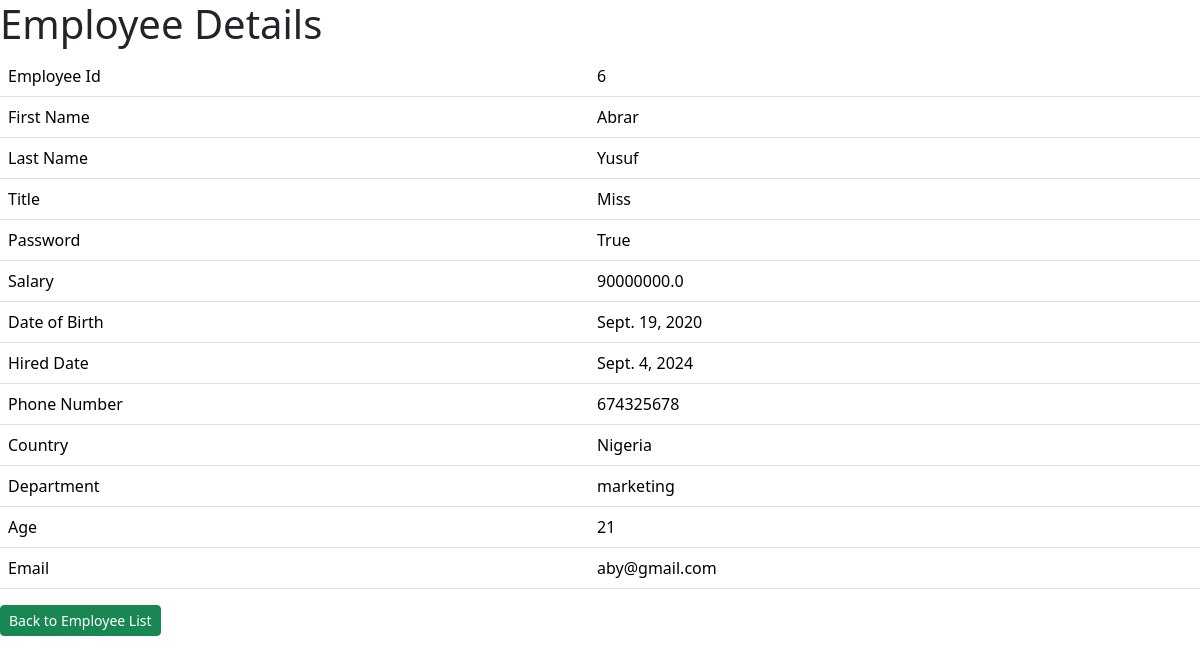
Screenshot of /employeedetails/6 with the database file from the repository.
### emp/models.py (models this page shows, shortened)
class Employee(models.Model):
    firstName = models.CharField(max_length=60, blank=True)
    lastName = models.CharField(max_length=60)
    titleName = models.CharField(max_length=60)
    hasPassport = models.BooleanField()
    salary = models.FloatField()
    birthDate = models.DateField()
    hireDate = models.DateField()
    age = models.IntegerField(default=None)
    country = models.CharField(max_length=60, default='')
    dept = models.CharField(max_length=60, default='')
    email = models.EmailField(max_length=100, default=None)
    phoneNumber = models.CharField(max_length=20, default=None)

### emp/views.py (the view)
# urls.py: path('employeedetails/<int:id>', views.employeedetails, name='employeedetails'),
def employeedetails(request, id):
    employee = Employee.objects.get(id=id)
    dict = {'employee': employee}
    return render(request, 'emp/employeedetails.html', context=dict)

### templates/emp/employeedetails.html (shortened to what this page needs)
<!DOCTYPE html>
<html lang="en">
<head>
    <link href="https://cdn.jsdelivr.net/npm/bootstrap@5.3.3/dist/css/bootstrap.min.css" rel="stylesheet">
</head>
<body>
    <h1>Employee Details</h1>
    <table class="table">
        <tr>
            <td>Employee Id</td>
            <td>{{employee.id}}</td>
        </tr>
        <tr>
            <td>First Name</td>
            <td>{{employee.firstName}}</td>
        </tr>
        <tr>
            <td>Last Name</td>
            <td>{{employee.lastName}}</td>
        </tr>
        <tr>
            <td>Title</td>
            <td>{{employee.titleName}}</td>
        </tr>
        <tr>
            <td>Password</td>
            <td>{{employee.hasPassport}}</td>
        </tr>
        <tr>
            <td>Salary</td>
            <td>{{employee.salary}}</td>
        </tr>
        <tr>
            <td>Date of Birth</td>
            <td>{{employee.birthDate}}</td>
        </tr>
        <tr>
            <td>Hired Date</td>
            <td>{{employee.hireDate}}</td>
        </tr>
        <tr>
            <td>Phone Number</td>
            <td>{{employee.phoneNumber}}</td>
        </tr>
        <tr>
            <td>Country</td>
            <td>{{employee.country}}</td>
        </tr>
        <tr>
            <td>Department</td>
            <td>{{employee.dept}}</td>
        </tr>
        <tr>
            <td>Age</td>
            <td>{{employee.age}}</td>
        </tr>
        <tr>
            <td>Email</td>
            <td>{{employee.email}}</td>
        </tr>
    </table>
    <div>
        <a class="btn btn-success btn-sm" href="{% url 'allemployees' %}">Back to Employee List</a>
    </div>
</body>
</html>

### rows the page displays
Employee: id "6", firstName "Abrar", lastName "Yusuf", titleName "Miss", hasPassport "True", salary "90000000.0", birthDate "Sept. 19, 2020", hireDate "Sept. 4, 2024", phoneNumber "674325678", country "Nigeria", dept "marketing", age "21", email "aby@gmail.com"
